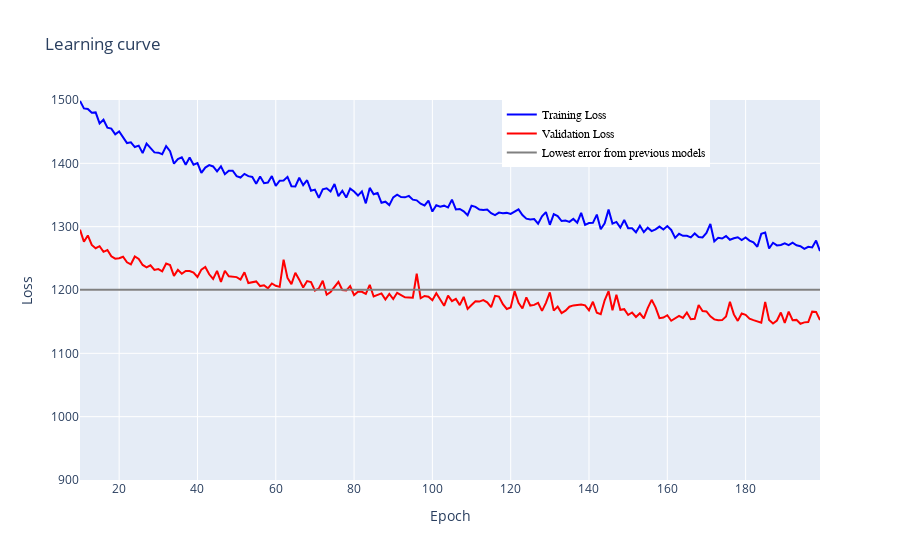

Notebook cell for this chart:
### Code cell
DNN_plot_loss(history,starting_epoch=10, previous_val_loss=previous_val_loss)

### Figure 1 — Plotly figure (JSON) as saved in the notebook; plotly's stock layout.template omitted (floating-point values rounded to 4 significant figures; data arrays with more than 128 entries replaced by an {"elided": "..."} marker saying what was removed)
{"data": [{"marker": {"color": "blue", "opacity": 0.5, "size": 5}, "mode": "lines", "name": "Training Loss", "type": "scatter", "x": {"elided": "190 int values"}, "y": {"elided": "190 float values"}}, {"marker": {"color": "red", "opacity": 0.5, "size": 5}, "mode": "lines", "name": "Validation Loss", "type": "scatter", "x": {"elided": "190 int values"}, "y": {"elided": "190 float values"}}, {"marker": {"color": "grey", "size": 5}, "mode": "lines", "name": "Lowest error from previous models", "type": "scatter", "x": {"elided": "190 int values"}, "y": {"elided": "190 float values"}}], "layout": {"legend": {"font": {"color": "black", "family": "sans-serif", "size": 12}, "traceorder": "normal", "x": 0.57, "y": 1}, "title": {"text": "Learning curve"}, "xaxis": {"range": [10, 199], "title": {"text": "Epoch"}}, "yaxis": {"range": [900, 1500], "title": {"text": "Loss"}}}}
